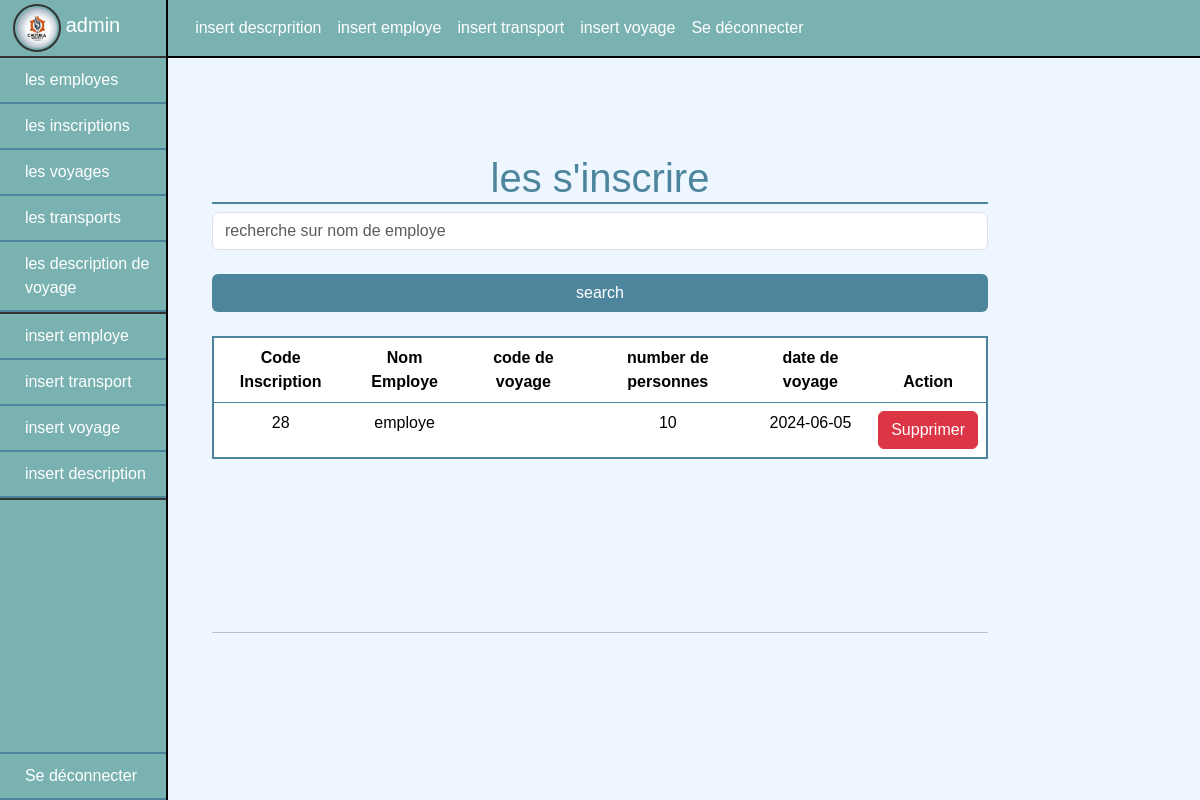
The app's page /admin/les_inscription_Emp.php (signed in) with its own data.
### tables this page shows
CREATE TABLE `employe` (
  `codeEmp` int(11) NOT NULL,
  `nom` varchar(50) DEFAULT NULL,
  `fonction` varchar(255) DEFAULT NULL,
  `user` varchar(255) NOT NULL,
  `pwd` varchar(255) NOT NULL,
  `idgroup` int(11) NOT NULL DEFAULT 0,
  `gender` varchar(20) NOT NULL,
  `photo_profile` text NOT NULL,
  `date_creation` timestamp NOT NULL DEFAULT current_timestamp()
);

CREATE TABLE `inscription` (
  `codeInsc` int(11) NOT NULL,
  `codeEmp` int(11) DEFAULT NULL,
  `codeVoyage` int(11) DEFAULT NULL,
  `nbrePers` int(11) DEFAULT NULL,
  `dateVoy` date DEFAULT NULL
);

### admin/les_inscription_Emp.php (the view, shortened to what this page needs)
<?php
    if(!empty($_SESSION['idgroup'])){
        include 'init.php' ;
        include $includes.'header.php' ;
        require_once $includes.'conxDB.php' ;
         if(isset($_POST['nomEmp-search']) && isset($_POST['btn-search-inscription']) && $_POST['nomEmp-search'] != ""){
              $nomEmp=$_POST['nomEmp-search'];
              $sql="SELECT `codeInsc`, inscription.codeEmp, employe.codeEmp ,employe.nom, `codeVoyage`, `nbrePers`, `dateVoy` FROM `inscription` INNER JOIN employe ON employe.codeEmp=inscription.codeEmp WHERE employe.nom=? ";
              $req=$con->prepare($sql);
              $req->execute([$nomEmp]);
              $res=$req->fetchAll(PDO::FETCH_ASSOC);
         }else{
              $sql="SELECT `codeInsc`, inscription.codeEmp, employe.codeEmp ,employe.nom, `codeVoyage`, `nbrePers`, `dateVoy` FROM `inscription` INNER JOIN employe ON employe.codeEmp=inscription.codeEmp ";
              $req=$con->prepare($sql);
              $req->execute();
              $res=$req->fetchAll(PDO::FETCH_ASSOC);
         }
        ?>
         <div class="container-fluid p-0" style="position: relative;height:100vh;">
                         <?php
                          require_once $includes.'navbar_admin.php' ;
                          include $includes.'dashbord.php' ;
                         ?>
           <div class="container container_index py-5 col-10 col-md-9 col-lg-8 "  >
                <h1  class="mt-5">les s'inscrire  </h1>
                <form action="" class="col-12" method="post" >
                    <input type="text" name="nomEmp-search" placeholder="recherche sur nom de employe " class="form-control "><br>
                    <input type="submit" name="btn-search-inscription" value="search" class="btn form-control " style="background:#4D869C;color:white;">
                </form> <br>
                <div class="container-table-index">
                <table class="table ">
                  <thead>
                        <tr>
                            <th>Code Inscription</th>
                            <th>Nom Employe</th>
                            <th>code de voyage</th>
                            <th>number de personnes </th>
                            <th>date de voyage </th>
                            <th>Action</th>
                       </tr>
                  </thead>
                  <tbody>
                    <?php
                     foreach($res as $emp){
                      ?>
                      <tr>
                          <td><?= $emp['codeInsc'] ?></td>
                          <td><?= $emp['nom'] ?></td>
                          <td><?= $emp['codeVoyage'] ?></td>
                          <td><?= $emp['nbrePers'] ?></td>
                          <td><?= $emp['dateVoy'] ?></td>
                          <td>
                              <a href="supprimer_inscription.php?codeEmp= <?= $emp['codeEmp'] ?> " class=" btn btn-danger">Supprimer</a>
                          </td>
                      </tr>
                      <?php
                    }
                    ?>
                  </tbody>
                </table>
                </div>
                <hr>
           </div>
        </div>
         <?php
        include $includes.'footer.php' ;
    }else{
      header("location:../pages/connEmp.php") ;
    }
   ?>

### includes/dashbord.php
<?php
        $codeEmp= $_SESSION['codeEmp'] ;
        $sql="SELECT `codeEmp`, `user`, photo_profile FROM `employe` WHERE `codeEmp`=?";
        $req=$con->prepare($sql);
        $req->execute([$codeEmp]);
        $res_dashbord=$req->fetch(PDO::FETCH_ASSOC);
?>
<section class="dashbord  " >
    <div class="div_info_admin py-1" style="border-bottom: 2px solid  #333;">
        <a href="profile.php?codeEmp=<?= $codeEmp ?>">
        <img src="../upload_images/<?= $res_dashbord['photo_profile'] ;?>" width="50px" height="50px" class="img-dash-admin" alt="">
        <span><?= $res_dashbord['user'] ; ?></span>
        </a>
    </div>
    <ul class="ul_dashbord">
        <li><a href="index.php">les employes</a></li>
        <li><a href="les_inscription_Emp.php">les inscriptions</a></li>
        <li><a href="les_voyages.php">les voyages</a></li>
        <li><a href="les_transports.php">les transports</a></li>
        <li><a href="les_desc_voy.php">les description de voyage  </a> </li>
        <li style="width: 100%;border:1px solid #333"></li>
        <li><a href="insert_emp.php">insert employe </a></li>
        <li><a href="insert_transport.php">insert transport </a></li>
        <li><a href="insert_voy.php">insert voyage </a></li>
        <li><a href="insert_desc.php">insert description </a></li>
        <li style="width: 100%;border:1px solid #333"></li>
        <li class="li_logout" ><a href="deconnecter.php">Se déconnecter</a></li>
    </ul>
</section>

### css/style.css (style rules this page uses)
* { padding: 0%; margin: 0%; box-sizing: border-box; font-family: Arial, Helvetica, sans-serif !important; }
body { background-color:#EEF7FF !important; }
.container { position: relative; }
table tr td, table tr th { text-align: center; }
.info_profile, .ul_dashbord { list-style-type: none; padding: 0%; }
.info_profile li , .ul_dashbord a { padding: 10px; border-bottom: 2px solid #4D869C; }
.container_index table { border: 2px solid #4D869C; }
.container_index h1 { text-align: center; color: #4D869C ; border-bottom:2px solid #4D869C; }
.container_index .container-table-index { height: 35vh !important; overflow-y:scroll; }
.dashbord { width: 14%; min-height:100vh !important; background:#7AB2B2; position: absolute; top: 0%; left: 0%; z-index: 999; border-right: 2px solid black; }
.ul_dashbord a { display: block; padding-left: 15%; }
.ul_dashbord a, .div_info_admin a { text-decoration: none; color: white; }
.div_info_admin { padding-left: 8%; }
.div_info_admin span { color: white; font-size: 20px; }
.img-dash-admin { width: 48px; height: 48px; border: 2px solid #333; border-radius: 50%; padding: 2px; }
.li_logout { position: absolute; bottom:0%; border-top:2px solid #4D869C ; width: 100%; border-bottom: none !important; }

### records on screen
employe: photo_profile (picture), user "admin"
inscription: codeInsc "28", codeEmp.nom "employe", nbrePers "10", dateVoy "2024-06-05"
